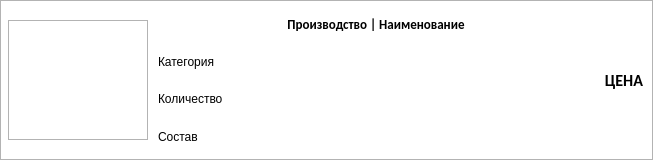
<?xml version="1.0" encoding="UTF-8"?>
<ui version="4.0">
 <class>Form</class>
 <widget class="QWidget" name="Form">
  <property name="geometry">
   <rect>
    <x>0</x>
    <y>0</y>
    <width>653</width>
    <height>160</height>
   </rect>
  </property>
  <property name="windowTitle">
   <string>Карточка товара</string>
  </property>
  <property name="styleSheet">
   <string notr="true">#Form {
    background-color: #ffffff;
    border: 1px solid #b3b3b3;
}
QLabel {
    background-color: transparent;
    border: none;
}
#label {
    background-color: #ffffff;
    border: 1px solid #b3b3b3;
}</string>
  </property>
  <layout class="QGridLayout" name="gridLayout" columnstretch="0,0,1,0">
   <property name="leftMargin">
    <number>8</number>
   </property>
   <property name="topMargin">
    <number>6</number>
   </property>
   <property name="rightMargin">
    <number>10</number>
   </property>
   <property name="bottomMargin">
    <number>6</number>
   </property>
   <property name="horizontalSpacing">
    <number>10</number>
   </property>
   <property name="verticalSpacing">
    <number>2</number>
   </property>
   <item row="0" column="0" rowspan="4">
    <widget class="QLabel" name="label">
     <property name="minimumSize">
      <size>
       <width>140</width>
       <height>120</height>
      </size>
     </property>
     <property name="maximumSize">
      <size>
       <width>140</width>
       <height>120</height>
      </size>
     </property>
     <property name="text">
      <string/>
     </property>
     <property name="alignment">
      <set>Qt::AlignmentFlag::AlignCenter</set>
     </property>
    </widget>
   </item>
   <item row="0" column="1" colspan="2">
    <widget class="QLabel" name="label_2">
     <property name="font">
      <font>
       <family>Calibri</family>
       <pointsize>10</pointsize>
       <weight>75</weight>
      </font>
     </property>
     <property name="sizePolicy">
      <sizepolicy hsizetype="Ignored" vsizetype="Preferred">
       <horstretch>1</horstretch>
       <verstretch>0</verstretch>
      </sizepolicy>
     </property>
     <property name="text">
      <string>Производство | Наименование</string>
     </property>
     <property name="alignment">
      <set>Qt::AlignmentFlag::AlignCenter</set>
     </property>
    </widget>
   </item>
   <item row="1" column="1">
    <widget class="QLabel" name="label_3">
     <property name="text">
      <string>Категория</string>
     </property>
    </widget>
   </item>
   <item row="1" column="2">
    <widget class="QLabel" name="label_4">
     <property name="text">
      <string/>
     </property>
    </widget>
   </item>
   <item row="2" column="1">
    <widget class="QLabel" name="label_5">
     <property name="text">
      <string>Количество</string>
     </property>
    </widget>
   </item>
   <item row="2" column="2">
    <widget class="QLabel" name="label_6">
     <property name="text">
      <string/>
     </property>
    </widget>
   </item>
   <item row="3" column="1">
    <widget class="QLabel" name="label_7">
     <property name="text">
      <string>Состав</string>
     </property>
    </widget>
   </item>
   <item row="3" column="2">
    <widget class="QLabel" name="label_8">
     <property name="font">
      <font>
       <family>Calibri</family>
       <pointsize>8</pointsize>
      </font>
     </property>
     <property name="maximumSize">
      <size>
       <width>16777215</width>
       <height>58</height>
      </size>
     </property>
     <property name="text">
      <string/>
     </property>
     <property name="wordWrap">
      <bool>true</bool>
     </property>
     <property name="alignment">
      <set>Qt::AlignmentFlag::AlignLeft|Qt::AlignmentFlag::AlignTop</set>
     </property>
    </widget>
   </item>
   <item row="0" column="3" rowspan="4">
    <widget class="QLabel" name="label_9">
     <property name="font">
      <font>
       <family>Calibri</family>
       <pointsize>12</pointsize>
       <weight>75</weight>
      </font>
     </property>
     <property name="text">
      <string>ЦЕНА</string>
     </property>
     <property name="alignment">
      <set>Qt::AlignmentFlag::AlignRight|Qt::AlignmentFlag::AlignVCenter</set>
     </property>
    </widget>
   </item>
  </layout>
 </widget>
 <resources/>
 <connections/>
</ui>
